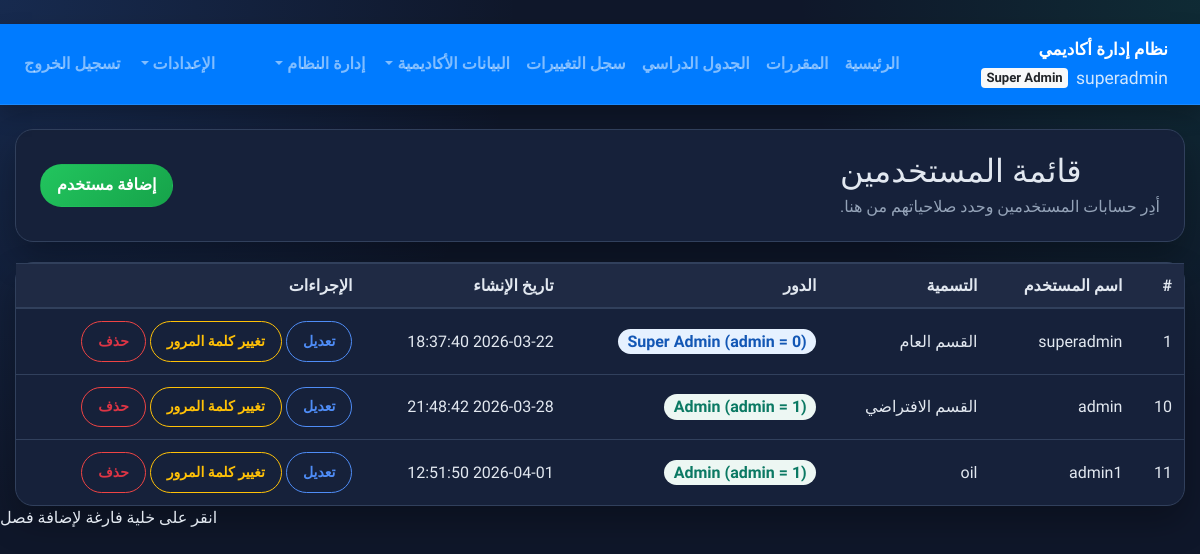
Page /users/ (signed in) on the committed database.
### tables this page shows
CREATE TABLE users (
    id INTEGER PRIMARY KEY AUTOINCREMENT,
    username TEXT UNIQUE NOT NULL,
    password TEXT NOT NULL,
    role TEXT NOT NULL CHECK(role IN ('admin', 'super_admin')),
    label TEXT NOT NULL,
    created_at TIMESTAMP DEFAULT CURRENT_TIMESTAMP
, department TEXT);

### routes/users.py (the view)
@users_bp.route('/')
@login_required
@super_admin_required
def list_users():
    conn = db.get_db()
    users = conn.execute('SELECT * FROM users').fetchall()
    return render_template('users/list.html', users=users)

### db.py (called while the page is built)
def _get_column_names(conn, table_name):
    rows = conn.execute(f'PRAGMA table_info({table_name})').fetchall()
    return {row[1] for row in rows}

def _ensure_history_table(conn):
    conn.execute(
        """
        CREATE TABLE IF NOT EXISTS history (
            id INTEGER PRIMARY KEY AUTOINCREMENT,
            action TEXT NOT NULL,
            entity_type TEXT NOT NULL,
            entity_id INTEGER,
            actor_user_id INTEGER,
            actor_username TEXT,
            message TEXT,
            old_value TEXT,
            new_value TEXT,
            created_at TIMESTAMP DEFAULT CURRENT_TIMESTAMP
        )
        """
    )
    conn.execute(
        """
        CREATE INDEX IF NOT EXISTS idx_history_created_at
        ON history(created_at DESC)
        """
    )

def get_db():
    db = getattr(g, '_database', None)
    if db is None:
        db = g._database = sqlite3.connect(DATABASE)
        db.text_factory = str
        db.row_factory = sqlite3.Row
        db.execute('PRAGMA foreign_keys = ON')
        ensure_schema(db)
    return db

### routes/__init__.py (called while the page is built)
def login_required(view):
    @wraps(view)
    def wrapped(*args, **kwargs):
        if 'user_id' not in session:
            flash('يجب تسجيل الدخول أولاً.', 'danger')
            return redirect(url_for('auth.login'))
        return view(*args, **kwargs)
    return wrapped

def role_required(*allowed_roles):
    def decorator(view):
        @wraps(view)
        def wrapped(*args, **kwargs):
            if session.get('role') not in allowed_roles:
                flash('ليس لديك صلاحية الوصول إلى هذه الصفحة.', 'danger')
                return redirect(url_for('auth.dashboard'))
            return view(*args, **kwargs)
        return wrapped
    return decorator

### templates/users/list.html (shortened to what this page needs)
{% extends 'base.html' %}
{% block content %}
<div class="users-page">
  <section class="users-card users-head">
    <div>
      <h2 class="mb-1">قائمة المستخدمين</h2>
      <div class="text-muted">أدِر حسابات المستخدمين وحدد صلاحياتهم من هنا.</div>
    </div>
    <a class="btn btn-success" href="{{ url_for('users.create_user') }}">إضافة مستخدم</a>
  </section>
  <section class="users-card">
    <div class="users-table-wrap">
      <table class="table table-hover users-table">
        <thead>
          <tr>
            <th>#</th>
            <th>اسم المستخدم</th>
            <th>التسمية</th>
            <th>الدور</th>
            <th>تاريخ الإنشاء</th>
            <th>الإجراءات</th>
          </tr>
        </thead>
        <tbody>
          {% for u in users %}
          <tr>
            <td>{{ u.id }}</td>
            <td>{{ u.username }}</td>
            <td>{{ u.label }}</td>
            <td>
              <span class="role-pill {{ 'super' if u.role == 'super_admin' else 'admin' }}">
                {{ 'Super Admin (admin = 0)' if u.role == 'super_admin' else 'Admin (admin = 1)' }}
              </span>
            </td>
            <td>{{ u.created_at }}</td>
            <td class="text-nowrap">
              <a class="btn btn-sm btn-outline-primary" href="{{ url_for('users.edit_user', user_id=u.id) }}">تعديل</a>
              <a class="btn btn-sm btn-outline-warning" href="{{ url_for('users.change_password', user_id=u.id) }}">تغيير كلمة المرور</a>
              <form method="post" action="{{ url_for('users.delete_user', user_id=u.id) }}" class="d-inline" onsubmit="return confirm('هل تريد حذف هذا المستخدم؟');">
                <button class="btn btn-sm btn-outline-danger" type="submit">حذف</button>
              </form>
            </td>
          </tr>
          {% else %}
          <tr><td colspan="6" class="text-center text-muted py-4">لا يوجد مستخدمون حتى الآن.</td></tr>
          {% endfor %}
        </tbody>
      </table>
    </div>
  </section>
</div>
{% endblock %}

### templates/base.html (shortened to what this page needs)
﻿<!doctype html>
<html lang="ar" dir="rtl">
<head>
    <link rel="stylesheet" href="https://cdn.jsdelivr.net/npm/bootstrap@4.6.2/dist/css/bootstrap.min.css">
    <link rel="stylesheet" href="{{ url_for('static', filename='css/style.css') }}">
</head>
<body class="dark font-medium">
    {% if not hide_nav %}
        {% include 'partials/navbar.html' %}
    {% endif %}
    <div class="container mt-4">
        {% block content %}{% endblock %}
    </div>
</body>
</html>

### templates/partials/navbar.html (shortened to what this page needs)
﻿{% set role = session.get('role', '') %}
{% set ep = request.endpoint or '' %}
<nav class="navbar navbar-expand-lg navbar-dark bg-primary rtl app-navbar">
  <a class="navbar-brand app-brand" href="{{ url_for('auth.dashboard') }}">
    <span class="brand-title">نظام إدارة أكاديمي</span>
    {% if session.get('username') %}
    <small class="brand-subtitle">
      {{ session.get('username') }}
      <span class="badge badge-light role-badge">{{ 'Super Admin' if role == 'super_admin' else 'Admin' }}</span>
    </small>
    {% endif %}
  </a>
  <div class="collapse navbar-collapse" id="mainNavbar">
    <ul class="navbar-nav mr-auto align-items-lg-center">
      <li class="nav-item {{ 'active' if ep == 'auth.dashboard' else '' }}">
        <a class="nav-link" href="{{ url_for('auth.dashboard') }}">الرئيسية</a>
      </li>
      <li class="nav-item {{ 'active' if ep.startswith('courses.') else '' }}">
        <a class="nav-link" href="{{ url_for('courses.list_courses') }}">المقررات</a>
      </li>
      <li class="nav-item {{ 'active' if ep.startswith('timetable.') else '' }}">
        <a class="nav-link" href="{{ url_for('timetable.list_timetable') }}">الجدول الدراسي</a>
      </li>
      <li class="nav-item {{ 'active' if ep.startswith('history.') else '' }}">
        <a class="nav-link" href="{{ url_for('history.list_history') }}">سجل التغييرات</a>
      </li>
      {% if role == 'super_admin' %}
      <li class="nav-item dropdown">
        <a class="nav-link dropdown-toggle" href="#" id="academicMenu" role="button" data-toggle="dropdown" aria-haspopup="true" aria-expanded="false">
          البيانات الأكاديمية
        </a>
      </li>
      <li class="nav-item dropdown">
        <a class="nav-link dropdown-toggle" href="#" id="systemMenu" role="button" data-toggle="dropdown" aria-haspopup="true" aria-expanded="false">
          إدارة النظام
        </a>
      </li>
      {% endif %}
    </ul>
    <ul class="navbar-nav align-items-lg-center">
      <li class="nav-item dropdown">
        <a class="nav-link dropdown-toggle" href="#" id="uiSettingsMenu" role="button" data-toggle="dropdown" aria-haspopup="true" aria-expanded="false">
          الإعدادات
        </a>
      </li>
      <li class="nav-item">
        <a class="nav-link" href="{{ url_for('auth.logout') }}">تسجيل الخروج</a>
      </li>
    </ul>
  </div>
</nav>

### static/css/style.css (style rules this page uses)
body.dark { --bg: #0f172a; --bg-accent: radial-gradient(circle at top left, rgba(59, 130, 246, 0.18), transparent 36%), radial-gradient(circle at top right, rgba(16, 185, 129, 0.12), transparent 28%), #0f172a; --text: #e2e8f0; --muted: #94a3b8; --surface: #16213a; --surface-2: #1f2a44; --border: #31405c; --border-strong: #425476; --accent: #4f8df7; --accent-2: #22c55e; --accent-contrast: #ffffff; --shadow: 0 16px 34px rgba(0, 0, 0, 0.28); --shadow-soft: 0 10px 20px rgba(0, 0, 0, 0.22); }
html { scroll-behavior: smooth; }
body { background: var(--bg-accent); color: var(--text); font-family: 'Tajawal', 'Segoe UI', system-ui, -apple-system, BlinkMacSystemFont, sans-serif; transition: background 0.3s ease, color 0.3s ease; }
body.font-medium { font-size: 16px; }
.rtl { direction: rtl; text-align: right; }
.container { max-width: 1320px; }
.app-navbar { box-shadow: var(--shadow-soft); border-bottom: 1px solid rgba(255, 255, 255, 0.1); }
.app-brand { display: flex; flex-direction: column; gap: 0.15rem; }
.brand-title { font-size: 1.05rem; font-weight: 700; }
.brand-subtitle { display: flex; align-items: center; gap: 0.5rem; flex-wrap: wrap; color: rgba(255, 255, 255, 0.82); }
.role-badge { font-weight: 700; }
.navbar .nav-link, .navbar .dropdown-item { font-weight: 600; }
.page-title p, .section-header p, .schedule-subtitle, .course-meta, .helper-text, .text-muted, .history-summary { color: var(--muted) !important; }
.btn { border-radius: 999px; font-weight: 600; padding: 0.55rem 1rem; border-width: 1px; box-shadow: none !important; }
.btn-success { background: linear-gradient(135deg, var(--accent-2), #16a34a); border-color: transparent; }
.btn-outline-primary { color: var(--accent); border-color: var(--accent); }
.btn-danger, .btn-outline-danger { border-color: #ef4444; }
.table { margin-bottom: 0; color: inherit; }
.table thead th { background: var(--surface-2); border-color: var(--border); font-weight: 700; white-space: nowrap; }
.table td, .table th { border-color: var(--border); vertical-align: middle; }

### templates/base.html (style rules this page uses)
body { font-family: 'Tajawal', sans-serif; }
.rtl { direction: rtl; text-align: right; }
.table td, .table th { vertical-align: middle; }

### templates/users/list.html (style rules this page uses)
.users-page { display: grid; gap: 1.25rem; }
.users-card { background: var(--surface); border: 1px solid var(--border); border-radius: 18px; box-shadow: var(--shadow); }
.users-head { padding: 1.4rem 1.5rem; display: flex; justify-content: space-between; align-items: center; gap: 1rem; flex-wrap: wrap; }
.users-table-wrap { overflow-x: auto; }
.users-table { margin-bottom: 0; }
.users-table thead th { background: var(--surface-2); }
.role-pill { display: inline-block; padding: 0.2rem 0.6rem; border-radius: 999px; font-weight: 700; }
.role-pill.super { background: #e6f1ff; color: #1357b5; }
.role-pill.admin { background: #edf7f3; color: #0b7963; }

### rows in the picture
users: get "superadmin", id "1", username "superadmin", label "القسم العام", role "Super Admin (admin = 0)", created_at "2026-03-22 18:37:40"
users: id "10", username "admin", label "القسم الافتراضي", role "Admin (admin = 1)", created_at "2026-03-28 21:48:42"
users: id "11", username "admin1", label "oil", role "Admin (admin = 1)", created_at "2026-04-01 12:51:50"

### other values in the picture
{{ 'Super Admin' if role == 'super_admin' else 'Admin' }} "Super Admin"
